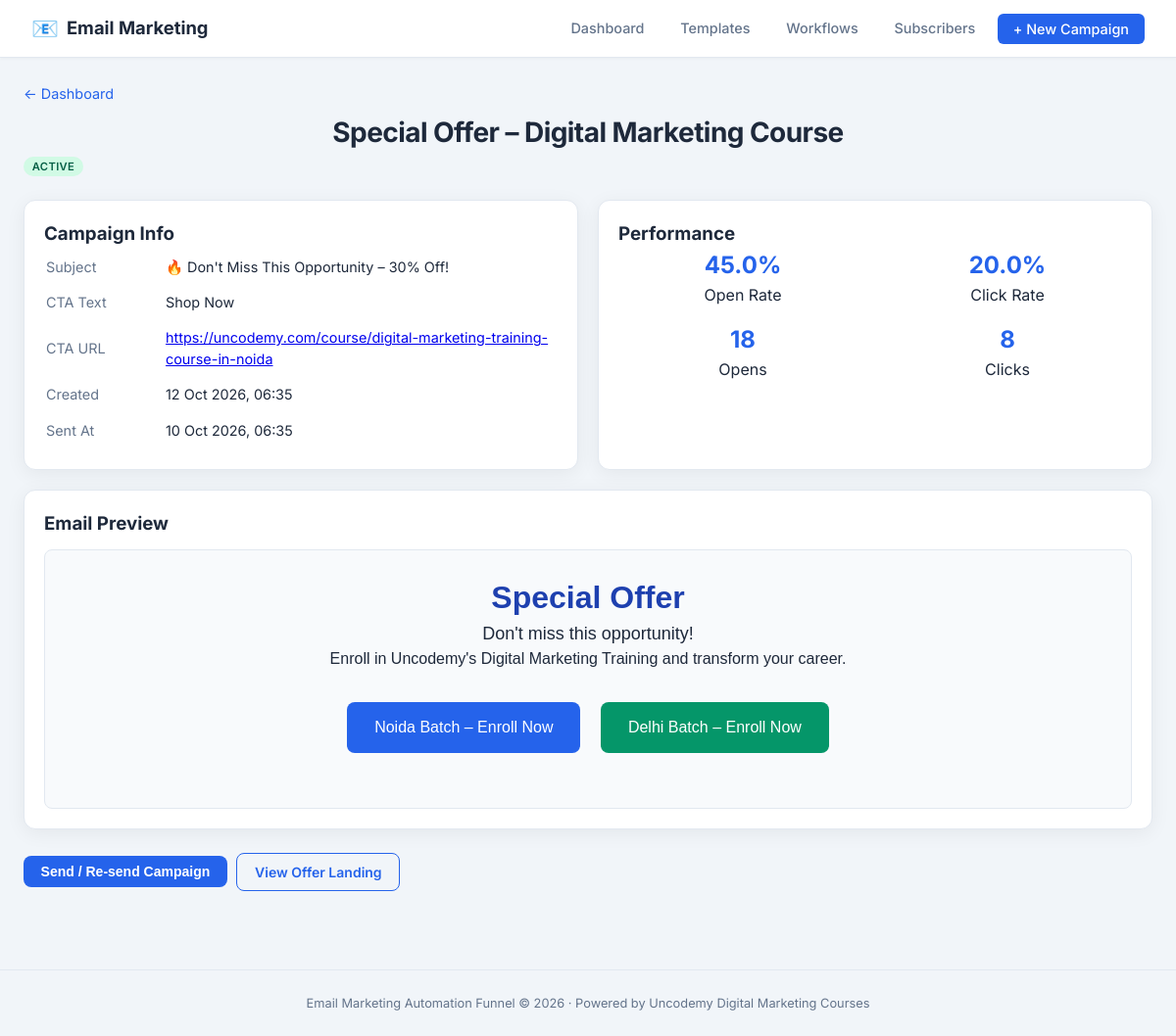
Page /campaign/1 on the committed database.
### models.py (models this page shows, shortened)
class Campaign(db.Model):
    __tablename__ = 'campaigns'
    id = db.Column(db.Integer, primary_key=True)
    title = db.Column(db.String(200), nullable=False)
    subject = db.Column(db.String(200), nullable=False)
    body_html = db.Column(db.Text, nullable=False)
    cta_text = db.Column(db.String(100), default='Shop Now')
    cta_url = db.Column(db.String(500))
    status = db.Column(db.String(20), default='draft')  # draft, scheduled, sent, active
    created_at = db.Column(db.DateTime, default=datetime.utcnow)
    sent_at = db.Column(db.DateTime)
    opens = db.Column(db.Integer, default=0)
    clicks = db.Column(db.Integer, default=0)
    unsubscribes = db.Column(db.Integer, default=0)
    sends = db.relationship('CampaignSend', backref='campaign', lazy=True)
    def open_rate(self):
        total = len(self.sends) or 1
        return round((self.opens / total) * 100, 1)
    def click_rate(self):
        total = len(self.sends) or 1
        return round((self.clicks / total) * 100, 1)

### app.py (the view)
@app.route('/campaign/<int:id>')
def view_campaign(id):
    campaign = Campaign.query.get_or_404(id)
    return render_template('campaign_detail.html', campaign=campaign)

### templates/campaign_detail.html (shortened to what this page needs)
{% extends "base.html" %}
{% block content %}
<div class="detail-page">
    <div class="page-header">
        <a href="{{ url_for('dashboard') }}" class="back-btn">← Dashboard</a>
        <h1>{{ campaign.title }}</h1>
        <span class="badge badge-{{ campaign.status }}">{{ campaign.status|capitalize }}</span>
    </div>
    <div class="detail-grid">
        <div class="card">
            <h3>Campaign Info</h3>
            <table class="info-table">
                <tr><td>Subject</td><td>{{ campaign.subject }}</td></tr>
                <tr><td>CTA Text</td><td>{{ campaign.cta_text }}</td></tr>
                <tr><td>CTA URL</td><td><a href="{{ campaign.cta_url }}" target="_blank">{{ campaign.cta_url }}</a></td></tr>
                <tr><td>Created</td><td>{{ campaign.created_at.strftime('%d %b %Y, %H:%M') }}</td></tr>
                <tr><td>Sent At</td><td>{{ campaign.sent_at.strftime('%d %b %Y, %H:%M') if campaign.sent_at else '—' }}</td></tr>
            </table>
        </div>
        <div class="card">
            <h3>Performance</h3>
            <div class="perf-grid">
                <div class="perf-item">
                    <span class="big-num">{{ campaign.open_rate() }}%</span>
                    <span>Open Rate</span>
                </div>
                <div class="perf-item">
                    <span class="big-num">{{ campaign.click_rate() }}%</span>
                    <span>Click Rate</span>
                </div>
                <div class="perf-item">
                    <span class="big-num">{{ campaign.opens }}</span>
                    <span>Opens</span>
                </div>
                <div class="perf-item">
                    <span class="big-num">{{ campaign.clicks }}</span>
                    <span>Clicks</span>
                </div>
            </div>
        </div>
    </div>
    <div class="card">
        <h3>Email Preview</h3>
        <div class="email-preview-box">
            {{ campaign.body_html|safe }}
        </div>
    </div>
    <div class="card-actions" style="margin-top:1.5rem;">
        <form action="{{ url_for('send_campaign', id=campaign.id) }}" method="POST">
            <button type="submit" class="btn btn-primary" onclick="return confirm('Send to all active subscribers?')">
                Send / Re-send Campaign
            </button>
        </form>
        <a href="{{ url_for('shop_now') }}" class="btn btn-outline">View Offer Landing</a>
    </div>
</div>
{% endblock %}

### static/css/style.css (style rules this page uses)
:root { --primary: #2563eb; --primary-dark: #1e40af; --success: #059669; --bg: #f1f5f9; --card-bg: #ffffff; --text: #1e293b; --text-muted: #64748b; --border: #e2e8f0; --radius: 12px; --shadow: 0 4px 20px rgba(0,0,0,0.06); --shadow-hover: 0 8px 30px rgba(0,0,0,0.1); }
* { box-sizing: border-box; margin: 0; padding: 0; }
body { font-family: 'Inter', -apple-system, BlinkMacSystemFont, sans-serif; background: var(--bg); color: var(--text); min-height: 100vh; line-height: 1.5; }
.page-header { margin-bottom: 1.5rem; }
.page-header h1 { font-size: 1.75rem; font-weight: 700; letter-spacing: -0.02em; text-align: center; }
.back-btn { display: inline-block; color: var(--primary); text-decoration: none; font-size: 0.9rem; margin-bottom: 0.5rem; }
.card { background: var(--card-bg); border-radius: var(--radius); box-shadow: var(--shadow); padding: 1.25rem; border: 1px solid var(--border); transition: box-shadow 0.2s; }
.badge { font-size: 0.7rem; font-weight: 600; padding: 0.2rem 0.55rem; border-radius: 999px; background: #e0e7ff; color: #3730a3; text-transform: uppercase; letter-spacing: 0.03em; }
.badge-active { background: #d1fae5; color: #065f46; }
.card-actions { display: flex; gap: 0.6rem; flex-wrap: wrap; align-items: center; }
.btn { display: inline-block; padding: 0.5rem 1.1rem; border-radius: 8px; font-size: 0.875rem; font-weight: 600; text-decoration: none; border: none; cursor: pointer; transition: all 0.15s; }
.btn-primary { background: var(--primary); color: #fff; }
.btn-outline { background: transparent; color: var(--primary); border: 1.5px solid var(--primary); }
.detail-grid { display: grid; grid-template-columns: 1fr 1fr; gap: 1.25rem; margin-bottom: 1.25rem; }
.info-table { width: 100%; }
.info-table td { padding: 0.4rem 0; font-size: 0.9rem; }
.info-table td:first-child { color: var(--text-muted); width: 120px; }
.perf-grid { display: grid; grid-template-columns: 1fr 1fr; gap: 1rem; }
.perf-item { text-align: center; }
.big-num { display: block; font-size: 1.5rem; font-weight: 700; color: var(--primary); }
.email-preview-box { background: #f8fafc; border: 1px solid var(--border); border-radius: 8px; padding: 1.5rem; margin-top: 0.75rem; }

### rows in the picture
Campaign: title "Special Offer – Digital Marketing Course", status "ACTIVE", subject "🔥 Don't Miss This Opportunity – 30% Off!", cta_text "Shop Now", cta_url "https://uncodemy.com/course/digital-marketing-training-course-in-noida", created_at "12 Oct 2026, 06:35", sent_at "10 Oct 2026, 06:35", open_rate "45.0", click_rate "20.0", opens "18", clicks "8", body_html "Special Offer Don't miss this opportunity! Enroll in Uncodemy's Digital Marketing Training and transform your career. Noida Batch – Enroll Now Delhi Batch – Enroll Now"
